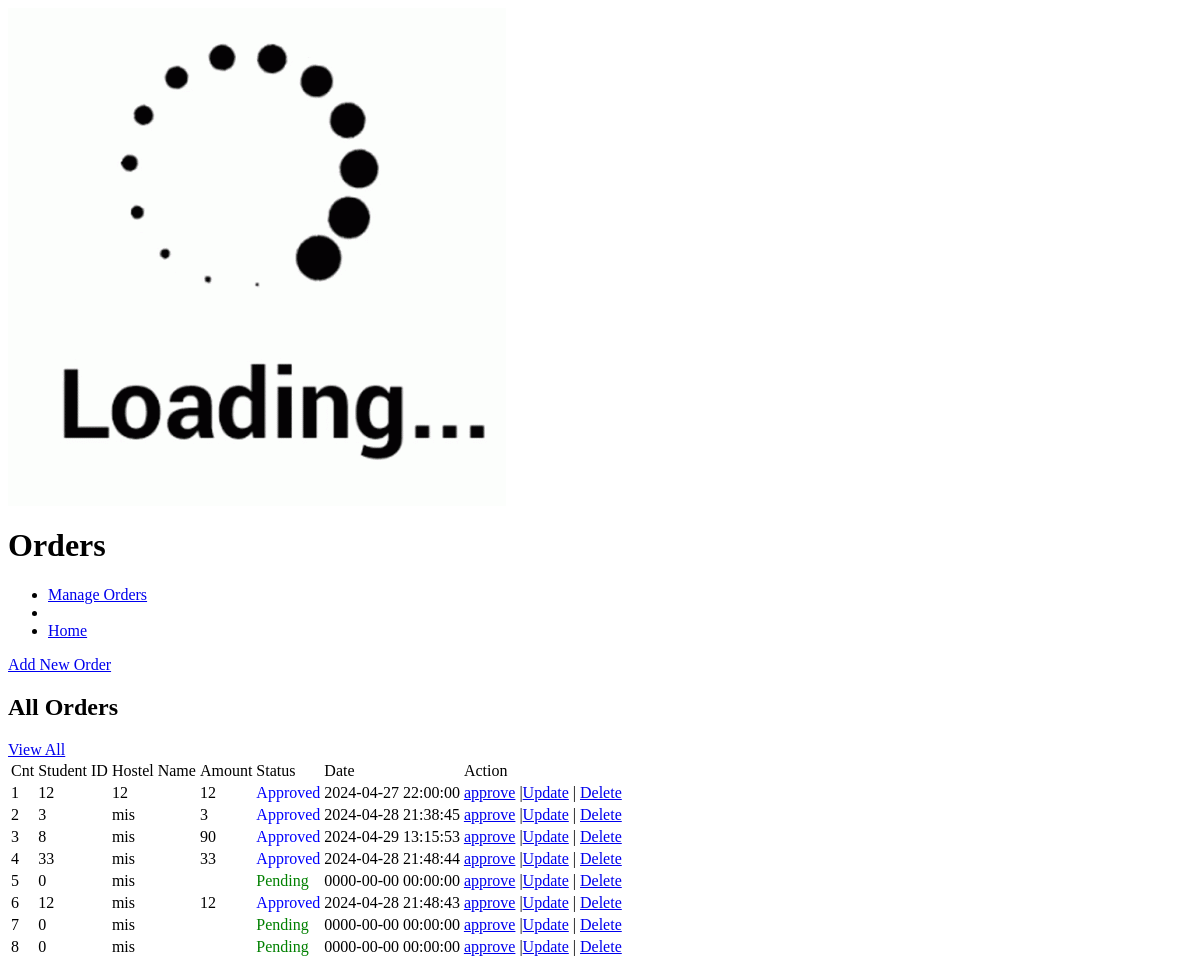
/222019313/orders/index.php, run on the app's committed database.
### tables this page shows
CREATE TABLE `orders` (
  `id` int(11) NOT NULL,
  `student_id` int(11) DEFAULT NULL,
  `hostel_id` varchar(11) DEFAULT NULL,
  `status` varchar(90) DEFAULT '0',
  `amount` varchar(88) NOT NULL,
  `orderCode` varchar(90) NOT NULL,
  `date` timestamp NOT NULL DEFAULT current_timestamp() ON UPDATE current_timestamp()
);

### 222019313/orders/index.php (the view, shortened to what this page needs)
<?php include_once("./connection/connection.php"); ?>
<div class="loader-container">
    <img src="myImages/loading.gif" alt="Loading...">
</div>
<div class="page">
    <div class="left">
        <h1> Orders</h1>
        <ul class="breadcrumb">
            <li>
                <a href="#">Manage Orders</a>
            </li>
            <li><i class='bx bx-chevron-right'></i></li>
            <li>
                <a class="active" href="#">Home</a>
            </li>
        </ul>
    </div>
    <?php if($_SESSION['role']!='admin'){ ?>     <a href="./?page=add_order" class="btn-download">
        <span class="text">Add New Order</span>
    </a>
    <?php } ?>
</div>
<div class="DataTable">
    <div class="cardHeader">
        <h2>All Orders</h2>
        <a href="#" class="btn">View All</a>
    </div>
    <table>
        <thead>
            <tr>
                <td>Cnt</td>
                <td>Student ID</td>
                <td>Hostel Name</td>
                <td>Amount</td>
                <td>Status</td>
                <td>Date</td>
                <td>Action</td>
            </tr>
        </thead>
        <tbody>
            <?php
            $sql = "SELECT * FROM orders";
            $result = $conn->query($sql);
            $x = 0;
            if ($result->num_rows > 0) {
                while($row = $result->fetch_assoc()) {
                    $x++;
                    echo "<tr>";
                    echo "<td>".$x."</td>";
                    echo "<td>".$row["student_id"]."</td>";
                    echo "<td>".$row["hostel_id"]."</td>";
                    echo "<td>".$row["amount"]."</td>";
                    echo "<td class='".($row["status"] == 0 ? 'pending' : 'approved')."'>";
                    echo $row["status"] == 0 ? 'Pending' : 'Approved';
                    echo "</td>";
                    echo "<td>".$row["date"]."</td>";
                    echo "<td><a href='delete.php?tables=orders&ids=".$row["id"]."'>approve</a> |<a href='./?page=add_order&id=".$row["id"]."'>Update</a> | <a href='delete.php?table=orders&id=".$row["id"]."' onclick='return confirm(\"Are you sure you want to delete this record?\")'>Delete</a></td>";
                    echo "</tr>";
                }
            } else {
                echo "<tr><td colspan='7'>No records found</td></tr>";
            }
            ?>
        </tbody>
    </table>
</div>

### 222019313/orders/index.php (style rules this page uses)
.pending { color: green; }
.approved { color: blue; }

### data on the page
orders: student "12", hostel "12", amount "12", status "Approved", date "2024-04-27 22:00:00"
orders: student "3", hostel "mis", amount "3", status "Approved", date "2024-04-28 21:38:45"
orders: student "8", hostel "mis", amount "90", status "Approved", date "2024-04-29 13:15:53"
orders: student "33", hostel "mis", amount "33", status "Approved", date "2024-04-28 21:48:44"
orders: student "0", hostel "mis", status "Pending", date "0000-00-00 00:00:00"
orders: student "12", hostel "mis", amount "12", status "Approved", date "2024-04-28 21:48:43"
orders: student "0", hostel "mis", status "Pending", date "0000-00-00 00:00:00"
orders: student "0", hostel "mis", status "Pending", date "0000-00-00 00:00:00"
